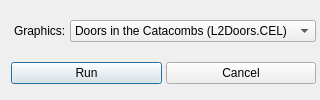
<?xml version="1.0" encoding="UTF-8"?>
<ui version="4.0">
 <class>PatchGfxDialog</class>
 <widget class="QDialog">
  <property name="windowTitle">
   <string>Patch Graphics</string>
  </property>
  <property name="modal">
   <bool>true</bool>
  </property>
  <layout class="QVBoxLayout">
   <item>
    <layout class="QHBoxLayout">
     <property name="spacing">
      <number>4</number>
     </property>
     <property name="leftMargin">
      <number>10</number>
     </property>
     <property name="topMargin">
      <number>4</number>
     </property>
     <property name="rightMargin">
      <number>0</number>
     </property>
     <property name="bottomMargin">
      <number>4</number>
     </property>
     <item>
      <widget class="QLabel">
       <property name="text">
        <string>Graphics:</string>
       </property>
      </widget>
     </item>
     <item>
      <widget class="QComboBox" name="gfxFileComboBox">
       <item>
        <property name="text">
         <string>Doors in the Catacombs (L2Doors.CEL)</string>
        </property>
       </item>
       <item>
        <property name="text">
         <string>Doors in the Caves (L3Doors.CEL)</string>
        </property>
       </item>
      </widget>
     </item>
    </layout>
   </item>
   <item>
    <layout class="QHBoxLayout">
     <item>
      <spacer>
       <property name="orientation">
        <enum>Qt::Horizontal</enum>
       </property>
      </spacer>
     </item>
     <item>
      <widget class="QPushButton" name="runButton">
       <property name="text">
        <string>Run</string>
       </property>
      </widget>
     </item>
     <item>
      <widget class="QPushButton" name="cancelButton">
       <property name="text">
        <string>Cancel</string>
       </property>
      </widget>
     </item>
    </layout>
   </item>
  </layout>
 </widget>
 <layoutdefault spacing="4" margin="4"/>
 <resources/>
 <connections/>
 <buttongroups/>
</ui>
